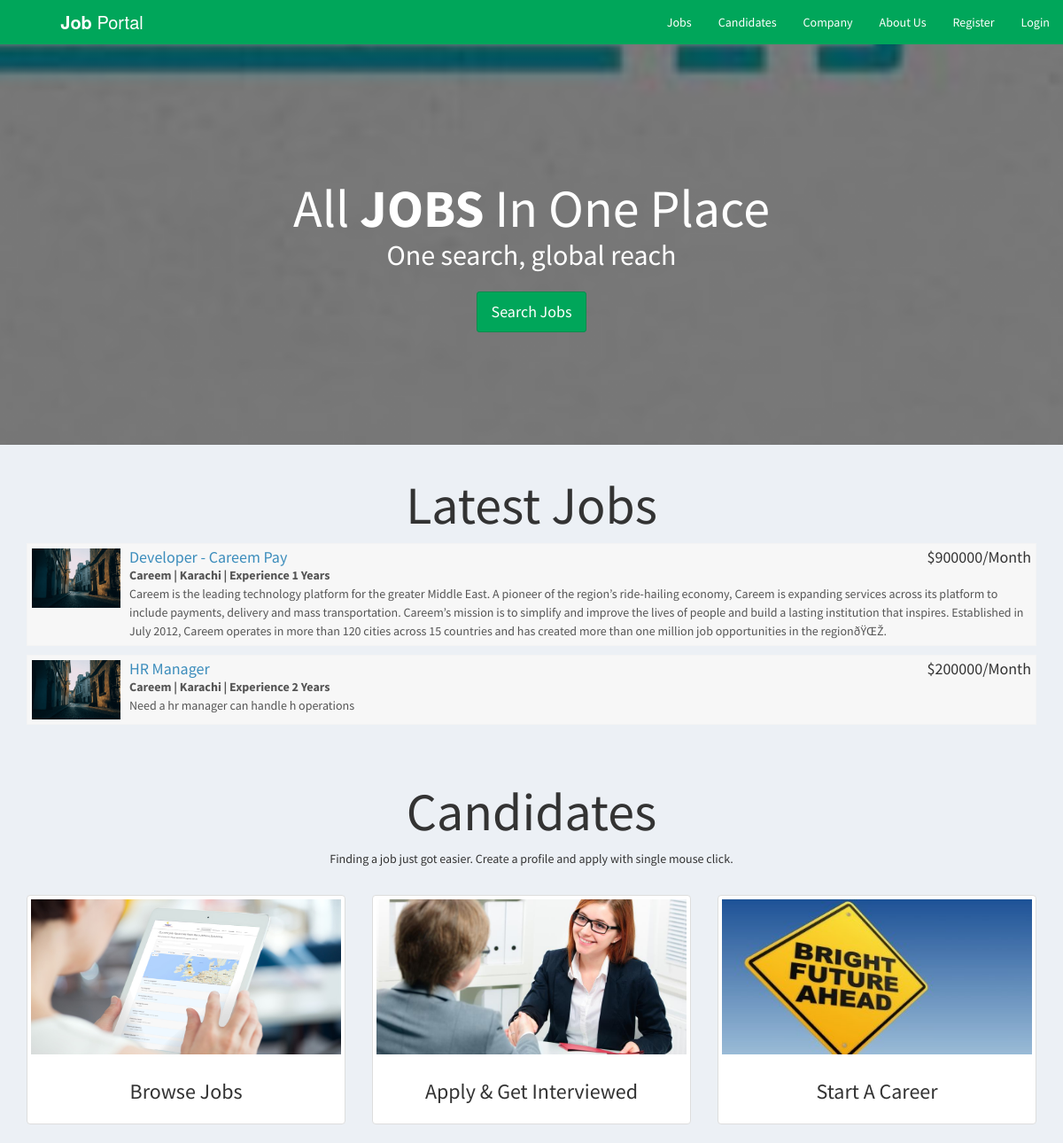
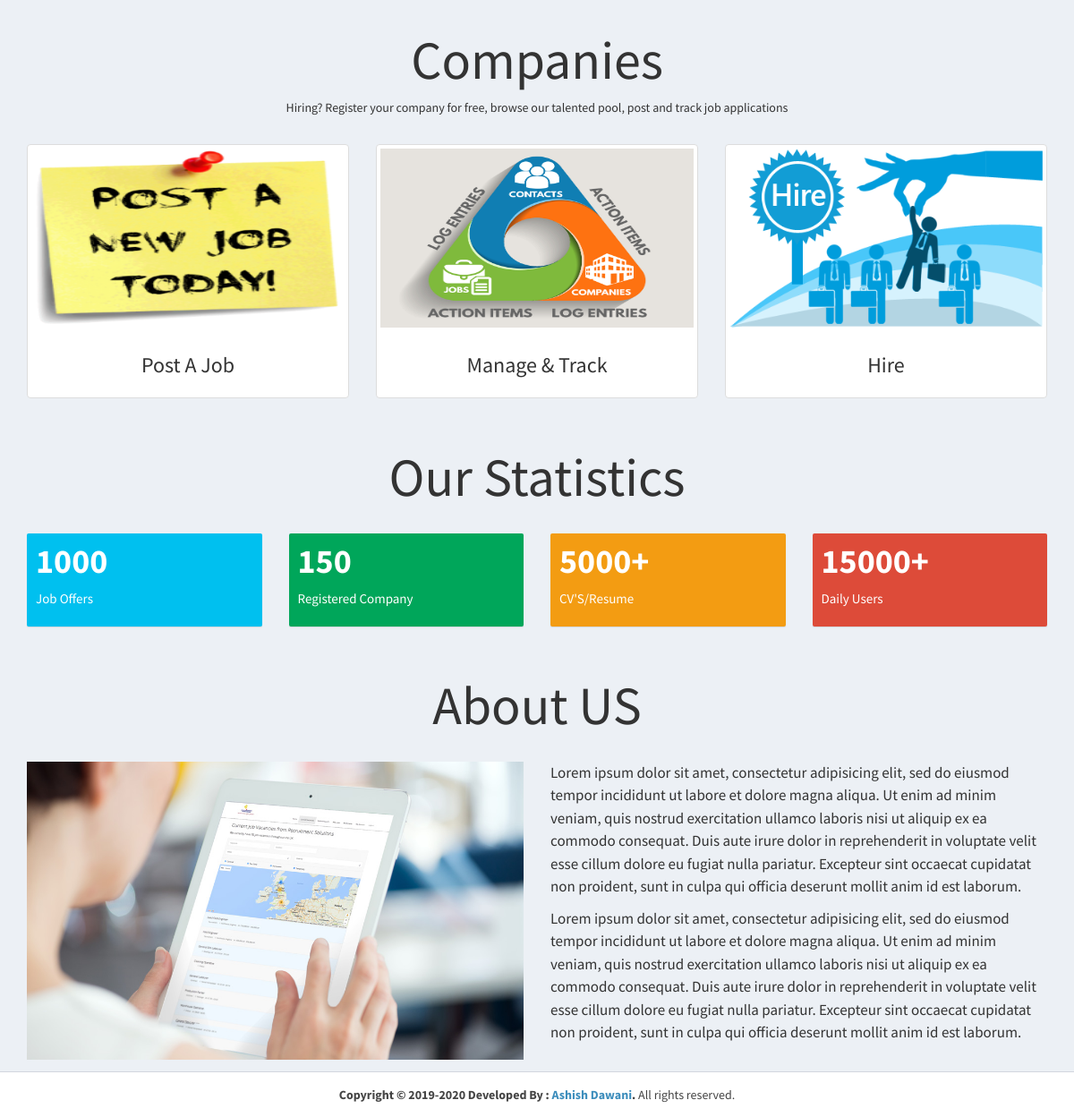
The page / on the database its author committed (2 pictures, top to bottom).
### tables this page shows
CREATE TABLE IF NOT EXISTS `company` (
  `id_company` int(11) NOT NULL AUTO_INCREMENT,
  `companyname` varchar(255) NOT NULL,
  `headofficecity` varchar(255) NOT NULL,
  `country` varchar(255) NOT NULL,
  `state` varchar(255) NOT NULL,
  `city` varchar(255) NOT NULL,
  `contactno` varchar(255) NOT NULL,
  `website` varchar(255) NOT NULL,
  `companytype` varchar(255) NOT NULL,
  `email` varchar(255) NOT NULL,
  `password` varchar(255) NOT NULL,
  `createdAt` timestamp NOT NULL DEFAULT CURRENT_TIMESTAMP,
  `active` int(11) NOT NULL DEFAULT '2',
  PRIMARY KEY (`id_company`),
  UNIQUE KEY `email` (`email`)
);

CREATE TABLE IF NOT EXISTS `job_post` (
  `id_jobpost` int(11) NOT NULL AUTO_INCREMENT,
  `id_company` int(11) NOT NULL,
  `jobtitle` varchar(255) NOT NULL,
  `description` text NOT NULL,
  `minimumsalary` varchar(255) NOT NULL,
  `maximumsalary` varchar(255) NOT NULL,
  `experience` varchar(255) NOT NULL,
  `qualification` varchar(255) NOT NULL,
  `createdat` timestamp NOT NULL DEFAULT CURRENT_TIMESTAMP,
  PRIMARY KEY (`id_jobpost`)
);

### index.php (the view, shortened to what this page needs)
<?php
  require_once("db.php");
?>
<!DOCTYPE html>
<html>
<head>
  <link rel="stylesheet" href="https://cdnjs.cloudflare.com/ajax/libs/twitter-bootstrap/3.3.7/css/bootstrap.min.css">
  <link rel="stylesheet" href="https://cdnjs.cloudflare.com/ajax/libs/font-awesome/4.7.0/css/font-awesome.min.css">
  <link rel="stylesheet" href="https://cdnjs.cloudflare.com/ajax/libs/ionicons/2.0.1/css/ionicons.min.css">
  <link rel="stylesheet" href="css/AdminLTE.min.css">
  <link rel="stylesheet" href="css/_all-skins.min.css">
  <link rel="stylesheet" href="css/custom.css">
</head>
<body class="hold-transition skin-green sidebar-mini">
<div class="wrapper">
  <header class="main-header">
    <a href="index.php" class="logo logo-bg">
      <span class="logo-lg"><b>Job</b> Portal</span>
    </a>
    <nav class="navbar navbar-static-top">
      <div class="navbar-custom-menu">
        <ul class="nav navbar-nav">
            <?php
            if(isset($_SESSION['id_user']) && empty($_SESSION['companyLogged'])) {
              ?>
              <li><a href="user/dashboard.php">Dashboard</a></li>
              <li><a href="logout.php">Logout</a></li>
            <?php
              } else if(isset($_SESSION['id_user']) && isset($_SESSION['companyLogged'])) {
              ?>
              <li><a href="company/dashboard.php">Dashboard</a></li>
              <li><a href="logout.php">Logout</a></li>
              <?php }  else {
            ?>
			    <li><a href="search.php">Jobs</a></li>
				<li><a href="#candidates">Candidates</a></li>
				<li><a href="#company">Company</a></li>
				<li><a href="#about">About Us</a></li>
                <li><a href="sign-up.php">Register</a></li>
                <li><a href="login.php">Login</a></li>
            <?php } ?>
        </ul>
      </div>
    </nav>
  </header>
  <div class="content-wrapper" style="margin-left: 0px;">
    <section class="content-header bg-main">
      <div class="container">
        <div class="row">
          <div class="col-md-12 text-center index-head">
            <h1>All <strong>JOBS</strong> In One Place</h1>
            <p>One search, global reach</p>
            <p><a class="btn btn-success btn-lg" href="search.php" role="button">Search Jobs</a></p>
          </div>
        </div>
      </div>
    </section>
    <section class="content-header">
      <div class="container">
        <div class="row">
          <div class="col-md-12 latest-job margin-bottom-20">
            <h1 class="text-center">Latest Jobs</h1>
            <?php
          $sql = "SELECT * FROM job_post Order By Rand() Limit 2";
          $result = $conn->query($sql);
          if($result->num_rows > 0) {
            while($row = $result->fetch_assoc())
            {
              $sql1 = "SELECT * FROM company WHERE id_company='$row[id_company]'";
              $result1 = $conn->query($sql1);
              if($result1->num_rows > 0) {
                while($row1 = $result1->fetch_assoc())
                {
             ?>
            <div class="attachment-block clearfix">
              <img class="attachment-img" src="img/photo1.png" alt="Attachment Image">
              <div class="attachment-pushed">
                <h4 class="attachment-heading"><a href="user/view-job-post.php?id=<?php echo $row['id_jobpost']; ?>"><?php echo $row['jobtitle']; ?></a> <span class="attachment-heading pull-right">$<?php echo $row['maximumsalary']; ?>/Month</span></h4>
                <div class="attachment-text">
                    <div><strong><?php echo $row1['companyname']; ?> | <?php echo $row1['city']; ?> | Experience <?php echo $row['experience']; ?> Years</strong></div>
                    <?php
                      $string = strip_tags(stripcslashes($row['description']));
                        echo $string; ?>
                </div>
              </div>
            </div>
          <?php
              }
            }
            }
          }
          ?>
          </div>
        </div>
      </div>
    </section>
    <section id="candidates" class="content-header">
      <div class="container">
        <div class="row">
          <div class="col-md-12 text-center latest-job margin-bottom-20">
            <h1>Candidates</h1>
            <p>Finding a job just got easier. Create a profile and apply with single mouse click.</p>
          </div>
        </div>
        <div class="row">
          <div class="col-sm-4 col-md-4">
            <div class="thumbnail candidate-img">
              <img src="img/browse.jpg" alt="Browse Jobs">
              <div class="caption">
                <h3 class="text-center">Browse Jobs</h3>
              </div>
            </div>
          </div>
          <div class="col-sm-4 col-md-4">
            <div class="thumbnail candidate-img">
              <img src="img/interviewed.jpeg" alt="Apply & Get Interviewed">
              <div class="caption">
                <h3 class="text-center">Apply & Get Interviewed</h3>
              </div>
            </div>
          </div>
          <div class="col-sm-4 col-md-4">
            <div class="thumbnail candidate-img">
              <img src="img/career.jpg" alt="Start A Career">
              <div class="caption">
                <h3 class="text-center">Start A Career</h3>
              </div>
            </div>
          </div>
        </div>
      </div>
    </section>
    <section id="company" class="content-header">
      <div class="container">
        <div class="row">
          <div class="col-md-12 text-center latest-job margin-bottom-20">
            <h1>Companies</h1>
            <p>Hiring? Register your company for free, browse our talented pool, post and track job applications</p>
          </div>
        </div>
        <div class="row">
          <div class="col-sm-4 col-md-4">
            <div class="thumbnail company-img">
              <img src="img/postjob.png" alt="Browse Jobs">
              <div class="caption">
                <h3 class="text-center">Post A Job</h3>
              </div>
            </div>
          </div>
          <div class="col-sm-4 col-md-4">
            <div class="thumbnail company-img">
              <img src="img/manage.jpg" alt="Apply & Get Interviewed">
              <div class="caption">
                <h3 class="text-center">Manage & Track</h3>
              </div>
            </div>
          </div>
          <div class="col-sm-4 col-md-4">
            <div class="thumbnail company-img">
              <img src="img/hire.png" alt="Start A Career">
              <div class="caption">
                <h3 class="text-center">Hire</h3>
              </div>
            </div>
          </div>
        </div>
      </div>
    </section>
    <section id="statistics" class="content-header">
      <div class="container">
        <div class="row">
          <div class="col-md-12 text-center latest-job margin-bottom-20">
            <h1>Our Statistics</h1>
          </div>
        </div>
        <div class="row">
        <div class="col-lg-3 col-xs-6">
          <div class="small-box bg-aqua">
            <div class="inner">
              <h3>1000</h3>
              <p>Job Offers</p>
            </div>
          </div>
        </div>
        <div class="col-lg-3 col-xs-6">
          <div class="small-box bg-green">
            <div class="inner">
              <h3>150</h3>
              <p>Registered Company</p>
            </div>
          </div>
        </div>
        <div class="col-lg-3 col-xs-6">
          <div class="small-box bg-yellow">
            <div class="inner">
              <h3>5000+</h3>
              <p>CV'S/Resume</p>
            </div>
          </div>
        </div>
        <div class="col-lg-3 col-xs-6">
          <div class="small-box bg-red">
            <div class="inner">
              <h3>15000+</h3>
              <p>Daily Users</p>
            </div>
          </div>
        </div>
      </div>
      </div>
    </section>
    <section id="about" class="content-header">
      <div class="container">
        <div class="row">
          <div class="col-md-12 text-center latest-job margin-bottom-20">
            <h1>About US</h1>
          </div>
        </div>
        <div class="row">
          <div class="col-md-6">
            <img src="img/browse.jpg" class="img-responsive">
          </div>
          <div class="col-md-6 about-text margin-bottom-20">
            <p>Lorem ipsum dolor sit amet, consectetur adipisicing elit, sed do eiusmod
            tempor incididunt ut labore et dolore magna aliqua. Ut enim ad minim veniam,
            quis nostrud exercitation ullamco laboris nisi ut aliquip ex ea commodo
            consequat. Duis aute irure dolor in reprehenderit in voluptate velit esse
            cillum dolore eu fugiat nulla pariatur. Excepteur sint occaecat cupidatat non
            proident, sunt in culpa qui officia deserunt mollit anim id est laborum.</p>
            <p>Lorem ipsum dolor sit amet, consectetur adipisicing elit, sed do eiusmod
            tempor incididunt ut labore et dolore magna aliqua. Ut enim ad minim veniam,
            quis nostrud exercitation ullamco laboris nisi ut aliquip ex ea commodo
            consequat. Duis aute irure dolor in reprehenderit in voluptate velit esse
            cillum dolore eu fugiat nulla pariatur. Excepteur sint occaecat cupidatat non
            proident, sunt in culpa qui officia deserunt mollit anim id est laborum.</p>
          </div>
        </div>
      </div>
    </section>
  </div>
  <footer class="main-footer" style="margin-left: 0px;">
    <div class="text-center">
      <strong>Copyright &copy; 2019-2020 Developed By : <a href="#">Ashish Dawani</a>.</strong> All rights
    reserved.
    </div>
  </footer>
</div>
</body>
</html>

### css/custom.css (style rules this page uses)
.bg-main { background: linear-gradient(0deg,rgba(0,0,0,0.5),rgba(0,0,0,0.5)), url(../img/job-search.jpg) no-repeat center center fixed !important; -webkit-background-size: cover; -moz-background-size: cover; -o-background-size: cover; background-size: cover !important; }
.index-head { padding: 10%; color: #fff; line-height: 150%; }
.index-head > h1 { font-size: 60px; }
.logo-bg { background-color: #00A65A !important; }
.index-head > p { font-size: 32px; }
.index-head > p > a { margin-top: 20px; }
.latest-job { line-height: 150%; }
.latest-job > h1 { font-size: 60px; }
.candidate-img > img { width: 350px; height: 175px; }
.company-img > img { width: 350px; height: 200px; }
.about-text > p { font-size: 17px; line-height: 150%; }
.margin-bottom-20 { margin-bottom: 20px; }

### rows shown on the page
job_post: jobtitle "Developer - Careem Pay", maximumsalary "900000", experience "1", description "Careem is the leading technology platform for the greater Middle East. A pioneer of the region’s ride-hailing economy, Careem is expanding services across its platform to include payments, delivery and mass transportation. Careem’s mission is to simplify and improve the lives of people and build a lasting institution that inspires. Established in July 2012, Careem operates in more than 120 cities across 15 countries and has created more than one million job opportunities in the regionðŸŒŽ."
company: companyname "Careem", city "Karachi"
job_post: jobtitle "HR Manager", maximumsalary "200000", experience "2", description "Need a hr manager can handle h operations"
